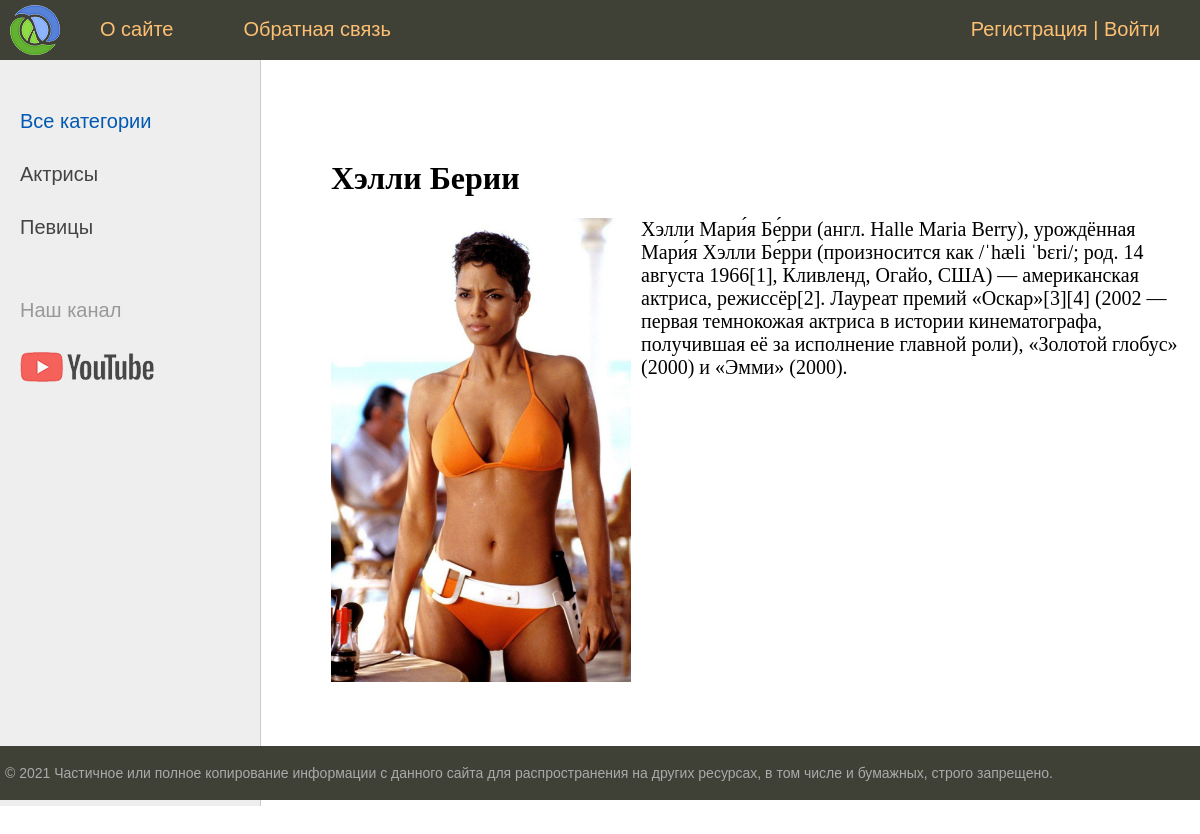
The page /post/helly-berry/ on the database its author committed.
### women/models.py (models this page shows, shortened)
class Category(models.Model):
    name = models.CharField(max_length=100, db_index=True, verbose_name='Категория')
    slug = models.SlugField(max_length=255, unique=True, db_index=True, verbose_name="URL")
    def get_absolute_url(self):
        return reverse('category', kwargs={'cat_slug': self.slug})
    class Meta:
        verbose_name = "Категория"
        verbose_name_plural = "Категории"
        ordering = ['id']

class Women(models.Model):
    title = models.CharField(max_length=255, verbose_name="Заголовок")
    slug = models.SlugField(max_length=255, unique=True, db_index=True, verbose_name="URL")
    content = models.TextField(blank=True, verbose_name="Текст статьи")  # blank - поле м.б. пустым
    photo = models.ImageField(upload_to="photos/%Y/%m/%d/", verbose_name="Фото")     # Хранит путь к файлу
    time_create = models.DateTimeField(auto_now_add=True, verbose_name="Время создания")   # Фиксирует текущее время в момент добавления записи и менятся не будет
    time_update = models.DateTimeField(auto_now=True, verbose_name="Время изменения")   # Время будет меняться каждый раз, когда происходит обновление записи
    is_published = models.BooleanField(default=True, verbose_name="Публикация")
    cat = models.ForeignKey('Category', on_delete=models.PROTECT, verbose_name="Категория")  # Внешний ключ на таблицу Category
    def __str__(self):
        return self.title
    class Meta:
        verbose_name = "Известные женщины"
        verbose_name_plural = "Известные женщины"
        ordering = ['-time_create', 'title']

### women/views.py (the view)
# urls.py: path('post/<slug:post_slug>/', ShowPost.as_view(), name='post'),
class ShowPost(DataMinix, DetailView):
    model = Women
    template_name = 'women/post.html'
    slug_url_kwarg = 'post_slug'
    context_object_name = 'post'
    def get_context_data(self, *, object_list=None, **kwargs): # Функция для передачи и статического и динамического контекста
        context = super().get_context_data(**kwargs)  # Взять уже существующий контекст
        c_def = self.get_user_context(title=context['post'])  # Формируем доп. контекс в функции из класса DataMixin
        return dict(list(context.items()) + list(c_def.items()))  # Возвраст словаря с контекстом

### women/utils.py (called while the page is built)
    def get_user_context(self, **kwargs):
        context = kwargs
        cats = Category.objects.annotate(Count('women'))  # В объекте cats теперь есть и кол-во постов
        user_menu = menu.copy()
        if not self.request.user.is_authenticated:
            user_menu.pop(1)
        context['menu'] = user_menu
        context['cats'] = cats
        if 'cat_selected' not in context:
            context['cat_selected'] = 0
        return context

### women/templates/women/post.html
{% extends 'women/base.html' %}
{% block content %}
<h1>{{ post.title }}</h1>
{% if post.photo %}
<p><img class="img-article-left" src="{{post.photo.url}}"></p>
{% endif %}
{{post.content|linebreaks}}
{% endblock %}

### women/templates/women/base.html (shortened to what this page needs)
{% load static %}
{% load women_tags %}
<!DOCTYPE html>
<html>
<head>
	<link type="text/css" href="{% static 'women/css/styles.css' %}" rel="stylesheet" />
</head>
<body>
<table class="table-page" border=0 cellpadding="0" cellspacing="0">
<tr><td valign=top>
{% block mainmenu %}
		<div class="header">
			<ul id="mainmenu" class="mainmenu">
			<li class="logo"><a href="{% url 'home_page' %}"><div class="logo"></div></a></li>
{% for m in menu %}
			<li><a href="{% url m.url_name %}">{{m.title}}</a></li>
{% endfor %}
				{% if request.user.is_authenticated %}
					<li class="last">{{ user.username }} | <a href="{% url 'logout' %}">Выйти</a></li>
				{% else %}
					<li class="last"><a href="{% url 'register' %}">Регистрация</a> | <a href="{% url 'login' %}">Войти</a></li>
				{% endif %}
			</ul>
		</div>
{% endblock mainmenu %}
<table class="table-content" border=0 cellpadding="0" cellspacing="0">
<tr>
	<td valign="top" class="left-chapters">
	<ul id="leftchapters">
{% if cat_selected == 0 %}
		<li class="selected">Все категории</li>
{% else %}
		<li><a href="{% url 'home_page' %}">Все категории</a></li>
{% endif %}
{% for c in cats %}
	{% if c.women__count > 0 %}
		{% if c.pk == cat_selected %}
			<li class="selected">{{ c.name }}</li>
		{% else %}
			<li><a href="{{ c.get_absolute_url}}">{{ c.name }}</a></li>
		{% endif %}
	{% endif %}
{% endfor %}
		<li class="share">
		<p>Наш канал</p>
		<a class="share-yt" href="https://www.youtube.com/channel/UClJzWfGWuGJL2t-3dYKcHTA/playlists" target="_blank" rel="nofollow"></a>
		</li>
	</ul>
</td>
<td valign="top" class="content">
	<div class="content-text">
		{% block content %}
		{% endblock %}
	</div>
</td></tr></table>
</td></tr>
<tr><td valign=top>
	<div id="footer">
		<p>&copy; 2021 Частичное или полное копирование информации с данного сайта для распространения на других ресурсах, в том числе и бумажных, строго запрещено.</p>
	</div>
</td></tr></table>
</body>
</html>

### women/static/women/css/styles.css (style rules this page uses)
html, body { font-family: 'Arial'; margin: 0; padding: 0; height: 100%; width: 100%; color: #444; }
a { color: #0059b2; text-decoration: none; }
img { max-width: 600px; height: auto; }
img.img-article-left { max-width: 300px; height: auto; float: left; padding: 0 10px 10px 0; }
.table-page { width: 100%; height: 100%; vertical-align: top; }
.table-page tr { height: 100%; }
.header { background: #3F4137; height: 60px; }
.logo { background: url('../images/logo.png') no-repeat 10px 5px; width: 70px; height: 60px; }
ul.mainmenu { list-style: none; margin: 0; padding: 0; height: 60px; color: #fdc073; font-size: 20px; overflow: hidden; }
ul.mainmenu li { float: left; margin: 18px 40px 0 30px; }
ul.mainmenu li.logo { margin: 0; }
ul.mainmenu li.last { float: right; }
ul.mainmenu li a { color: #fdc073; text-decoration: none; }
.table-content { width: 100%; min-height: 100%; height: 100%; }
.left-chapters { margin: 0; background: #eee; border-right: 1px solid #ccc; min-height: 100%; }
.left-chapters ul { width: 230px; min-height: 100%; margin: 0; padding: 20px 10px 10px 20px; list-style: none; font-size: 20px; }
.left-chapters ul li { margin: 30px 0 0 0; color: #999; }
.left-chapters ul li.selected { color: #0059b2; }
.left-chapters ul li a { color: #444; text-decoration: none; }
.left-chapters ul li.share { margin: 60px 0 0 0; }
.left-chapters ul li.share p { margin: 30px 0 30px 0; }
.left-chapters ul li.share a { display: inline-block; width: 40px; height: 40px; margin: 0 20px 0 0; }
.left-chapters ul li.share a.share-yt { width: 100%; height: 30px; background: url('../images/share_yt.png') no-repeat 0 0 }
.content { padding: 40px 20px 20px 40px; width: 100%; box-sizing: border-box; }
.content-text { margin: 60px 0 0 30px; color: #000; font-size: 20px; font-family: Yandex Sans Display Light; }
.content-text h1 { font-size: 32px; }
#footer { box-sizing: border-box; background: #3F4137; padding: 5px; color: #aaa; font-size: 14px; font-family: Verdana, Geneva, Arial, Helvetica; text-align: left; overflow: hidden; }

### rows shown on the page
Category: name "Актрисы"
Category: name "Певицы"
Women: title "Хэлли Берии", photo (picture), content "Хэлли Мари́я Бе́рри (англ. Halle Maria Berry), урождённая Мари́я Хэлли Бе́рри (произносится как /ˈhæli ˈbɛri/; род. 14 августа 1966[1], Кливленд, Огайо, США) — американская актриса, режиссёр[2]. Лауреат премий «Оскар»[3][4] (2002 — первая темнокожая актриса в истории кинематографа, получившая её за исполнение главной роли), «Золотой глобус» (2000) и «Эмми» (2000)."

### other values the page prints
{{ m.title }} "О сайте" "Обратная связь"
